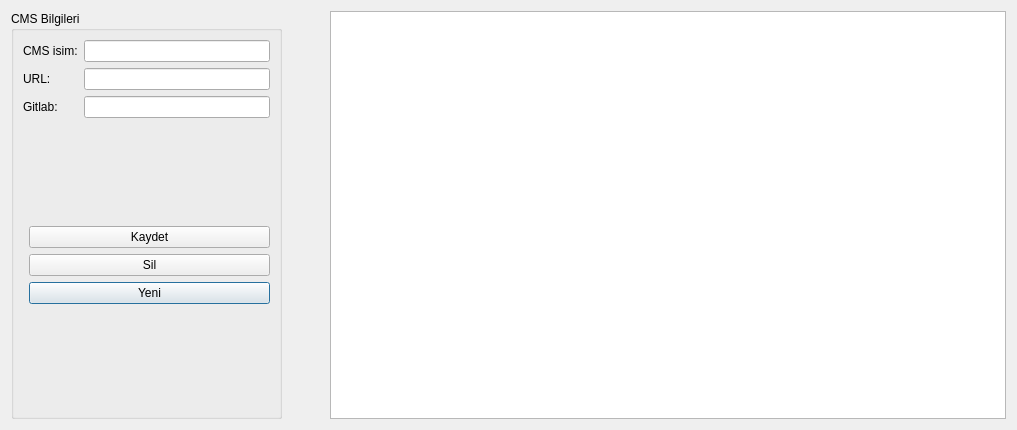
<?xml version="1.0" encoding="UTF-8"?>
<ui version="4.0">
 <class>CMSManagement</class>
 <widget class="QDialog" name="CMSManagement">
  <property name="geometry">
   <rect>
    <x>0</x>
    <y>0</y>
    <width>1017</width>
    <height>430</height>
   </rect>
  </property>
  <property name="windowTitle">
   <string>Dialog</string>
  </property>
  <layout class="QVBoxLayout" name="verticalLayout_5">
   <item>
    <layout class="QHBoxLayout" name="horizontalLayout_2" stretch="2,1,5">
     <property name="spacing">
      <number>8</number>
     </property>
     <item>
      <widget class="QGroupBox" name="groupBox">
       <property name="sizePolicy">
        <sizepolicy hsizetype="Expanding" vsizetype="Expanding">
         <horstretch>0</horstretch>
         <verstretch>0</verstretch>
        </sizepolicy>
       </property>
       <property name="title">
        <string>CMS Bilgileri</string>
       </property>
       <layout class="QVBoxLayout" name="verticalLayout_6" stretch="2,1,3">
        <item>
         <layout class="QFormLayout" name="formLayout_8">
          <property name="horizontalSpacing">
           <number>6</number>
          </property>
          <item row="0" column="0">
           <widget class="QLabel" name="label_3">
            <property name="text">
             <string>CMS isim:</string>
            </property>
           </widget>
          </item>
          <item row="0" column="1">
           <widget class="QLineEdit" name="lineEdit_3"/>
          </item>
          <item row="1" column="0">
           <widget class="QLabel" name="label_4">
            <property name="text">
             <string>URL:</string>
            </property>
           </widget>
          </item>
          <item row="1" column="1">
           <widget class="QLineEdit" name="lineEdit_4"/>
          </item>
          <item row="2" column="0">
           <widget class="QLabel" name="label_5">
            <property name="text">
             <string>Gitlab:</string>
            </property>
           </widget>
          </item>
          <item row="2" column="1">
           <widget class="QLineEdit" name="lineEdit_5"/>
          </item>
         </layout>
        </item>
        <item>
         <spacer name="verticalSpacer">
          <property name="orientation">
           <enum>Qt::Vertical</enum>
          </property>
          <property name="sizeHint" stdset="0">
           <size>
            <width>20</width>
            <height>40</height>
           </size>
          </property>
         </spacer>
        </item>
        <item>
         <layout class="QFormLayout" name="formLayout_6">
          <item row="2" column="1">
           <widget class="QPushButton" name="pushButton_2">
            <property name="text">
             <string>Yeni</string>
            </property>
           </widget>
          </item>
          <item row="0" column="1">
           <widget class="QPushButton" name="pushButton_3">
            <property name="text">
             <string>Kaydet</string>
            </property>
           </widget>
          </item>
          <item row="1" column="1">
           <widget class="QPushButton" name="pushButton">
            <property name="text">
             <string>Sil</string>
            </property>
           </widget>
          </item>
          <item row="3" column="1">
           <spacer name="verticalSpacer_2">
            <property name="orientation">
             <enum>Qt::Vertical</enum>
            </property>
            <property name="sizeHint" stdset="0">
             <size>
              <width>20</width>
              <height>40</height>
             </size>
            </property>
           </spacer>
          </item>
         </layout>
        </item>
       </layout>
      </widget>
     </item>
     <item>
      <spacer name="horizontalSpacer">
       <property name="orientation">
        <enum>Qt::Horizontal</enum>
       </property>
       <property name="sizeType">
        <enum>QSizePolicy::Fixed</enum>
       </property>
       <property name="sizeHint" stdset="0">
        <size>
         <width>40</width>
         <height>20</height>
        </size>
       </property>
      </spacer>
     </item>
     <item>
      <widget class="QTableView" name="tableView">
       <property name="sizePolicy">
        <sizepolicy hsizetype="Expanding" vsizetype="Expanding">
         <horstretch>0</horstretch>
         <verstretch>0</verstretch>
        </sizepolicy>
       </property>
       <property name="cursor" stdset="0">
        <cursorShape>UpArrowCursor</cursorShape>
       </property>
       <property name="styleSheet">
        <string notr="true"/>
       </property>
       <property name="frameShape">
        <enum>QFrame::StyledPanel</enum>
       </property>
      </widget>
     </item>
    </layout>
   </item>
  </layout>
 </widget>
 <resources/>
 <connections/>
</ui>
